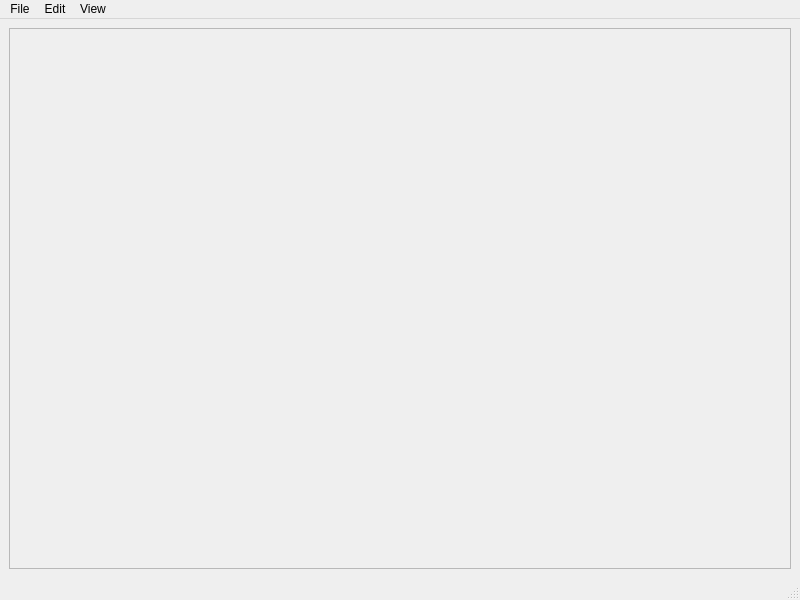
<?xml version="1.0" encoding="UTF-8"?>
<ui version="4.0">
 <class>MainWindow</class>
 <widget class="QMainWindow" name="MainWindow">
  <property name="geometry">
   <rect>
    <x>0</x>
    <y>0</y>
    <width>800</width>
    <height>600</height>
   </rect>
  </property>
  <property name="windowTitle">
   <string>MainWindow</string>
  </property>
  <widget class="QWidget" name="centralwidget">
   <layout class="QVBoxLayout" name="verticalLayout_2">
    <item>
     <widget class="QScrollArea" name="scrollArea_2">
      <property name="widgetResizable">
       <bool>true</bool>
      </property>
      <widget class="DrawConnection" name="nodeHolder">
       <property name="geometry">
        <rect>
         <x>0</x>
         <y>0</y>
         <width>780</width>
         <height>537</height>
        </rect>
       </property>
       <property name="sizePolicy">
        <sizepolicy hsizetype="MinimumExpanding" vsizetype="MinimumExpanding">
         <horstretch>0</horstretch>
         <verstretch>0</verstretch>
        </sizepolicy>
       </property>
       <layout class="QVBoxLayout" name="_2">
        <item>
         <layout class="QGridLayout" name="gridLayout">
          <property name="sizeConstraint">
           <enum>QLayout::SizeConstraint::SetDefaultConstraint</enum>
          </property>
         </layout>
        </item>
       </layout>
      </widget>
     </widget>
    </item>
   </layout>
  </widget>
  <widget class="QMenuBar" name="menubar">
   <property name="geometry">
    <rect>
     <x>0</x>
     <y>0</y>
     <width>800</width>
     <height>21</height>
    </rect>
   </property>
   <property name="nativeMenuBar">
    <bool>true</bool>
   </property>
   <widget class="QMenu" name="menuFile">
    <property name="title">
     <string>File</string>
    </property>
    <widget class="QMenu" name="menuExport_as">
     <property name="title">
      <string>Export as...</string>
     </property>
     <addaction name="actionJSON"/>
     <addaction name="actionXML"/>
     <addaction name="actionGAML"/>
     <addaction name="actionYAML"/>
    </widget>
    <addaction name="separator"/>
    <addaction name="actionOpen"/>
    <addaction name="actionLoad_Schema"/>
    <addaction name="separator"/>
    <addaction name="menuExport_as"/>
   </widget>
   <widget class="QMenu" name="menuEdit">
    <property name="title">
     <string>Edit</string>
    </property>
    <addaction name="actionAddNode"/>
    <addaction name="actionEdit_Schema"/>
    <addaction name="separator"/>
    <addaction name="actionPreferences"/>
   </widget>
   <widget class="QMenu" name="menuView">
    <property name="title">
     <string>View</string>
    </property>
    <addaction name="actionChange_Colors"/>
   </widget>
   <addaction name="menuFile"/>
   <addaction name="menuEdit"/>
   <addaction name="menuView"/>
  </widget>
  <widget class="QStatusBar" name="statusbar"/>
  <action name="actionAddNode">
   <property name="text">
    <string>Add Node</string>
   </property>
  </action>
  <action name="actionOpen">
   <property name="text">
    <string>Open</string>
   </property>
  </action>
  <action name="actionLoad_Schema">
   <property name="text">
    <string>Load Schema</string>
   </property>
  </action>
  <action name="actionChange_Colors">
   <property name="text">
    <string>Change Colors</string>
   </property>
  </action>
  <action name="actionJSON">
   <property name="text">
    <string>JSON</string>
   </property>
  </action>
  <action name="actionXML">
   <property name="text">
    <string>XML</string>
   </property>
  </action>
  <action name="actionGAML">
   <property name="text">
    <string>GAML</string>
   </property>
  </action>
  <action name="actionPreferences">
   <property name="text">
    <string>Preferences</string>
   </property>
  </action>
  <action name="actionEdit_Schema">
   <property name="text">
    <string>Edit Schema</string>
   </property>
  </action>
  <action name="actionYAML">
   <property name="text">
    <string>YAML</string>
   </property>
  </action>
 </widget>
 <customwidgets>
  <customwidget>
   <class>DrawConnection</class>
   <extends>QWidget</extends>
   <header>../../../../drawconnection.h</header>
   <container>1</container>
  </customwidget>
 </customwidgets>
 <resources/>
 <connections/>
 <slots>
  <slot>loadJsonButtonClicked()</slot>
 </slots>
</ui>
